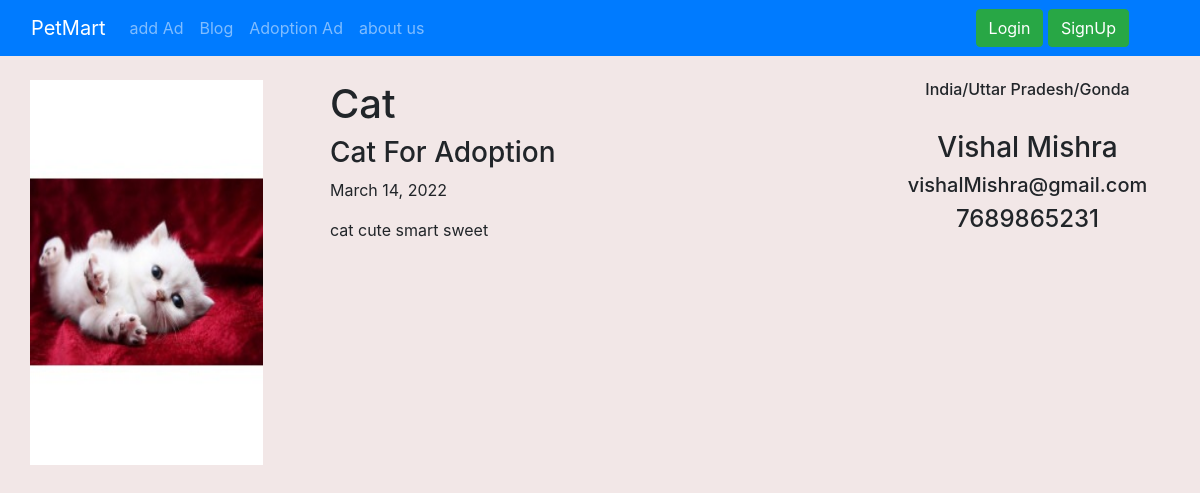
The app's page /shop/adview/2 with its own data.
### shop/models.py (models this page shows)
class Adds(models.Model):
    addId=models.AutoField
    adType=models.CharField(max_length=20,default="")
    addName=models.CharField(max_length=50,default="")
    petCatgory=models.CharField(max_length=50,default="")
    addDescription=models.CharField(max_length=300,default="")
    userId=models.IntegerField()
    pno=models.CharField(max_length=12,default="")
    state=models.CharField(max_length=50,default="")
    city=models.CharField(max_length=50,default="")
    price=models.IntegerField(default=0)
    pub_date=models.DateField(auto_now_add=True)
    image=models.ImageField(upload_to="shop/images/",default="")
    def __str__(self):
        return self.addName

### shop/views.py (the view)
# urls.py: path("adview/<int:adid>",views.adview,name="adview"),
def adview(request,adid):
    ad = Adds.objects.filter(id=adid)
    ad2 = Adds.objects.filter(id=adid)\
            .values_list('userId', flat=True)
    print("----")
    print(ad2[0])
    idOfUser=Adds.userId
    print(idOfUser)
    userdetails=User.objects.filter(id=ad2[0])
    print(userdetails)
    params = {'Ad':ad[0],'User':userdetails[0]}
    print("params ke anddar hai",params,params['Ad'])
    return render(request, 'shop/adview.html',params)

### shop/templates/shop/adview.html (shortened to what this page needs)
{% extends 'shop/base.html' %}
{% block body %}
{% load static %}
<div class="container my-4">
    <div class="row">
    <div class="col-md-3">
    <div class="row">
       <img src="/media//{{Ad.image}}" width="233px" height="385px">
    </div>
        </div>
    <div class="col-md-6">
        <h1>{{Ad.petCatgory|capfirst}}</h1>
        <h3>{{Ad.addName|title}}</h3>
        <p>{{Ad.pub_date}}</p>
        <p>{{Ad.addDescription}}</p>
    </div>
    <div class="col-md-3" id="userDetails">
        <h6>India/{{Ad.state}}/{{Ad.city}}</h6>
        <br>
        <h3>{{User.first_name|title}}  {{User.last_name|title}}</h3>
        <h5>{{User.email}}</h5>
        <h4>{{Ad.pno}}</h4>
        <br>
    </div>
        </div>
</div>
{% endblock %}

### records on screen
Adds: image (picture), petCatgory "Cat", addName "Cat For Adoption", pub_date "March 14, 2022", addDescription "cat cute smart sweet", state "Uttar Pradesh", city "Gonda", pno "7689865231"

### other values on screen
{{ User.first_name|title }} "Vishal"
{{ User.last_name|title }} "Mishra"
{{ User.email }} "vishalMishra@gmail.com"
